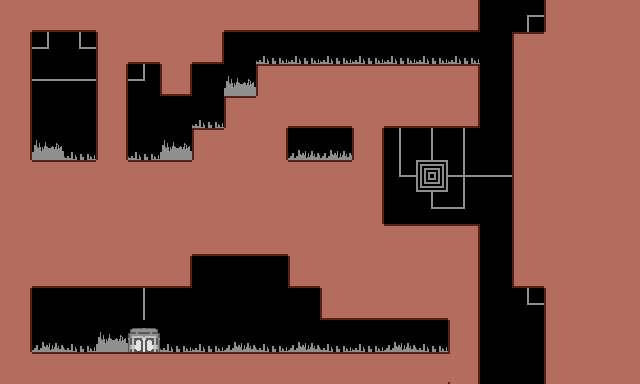

This game map was drawn from its Tiled (.tmx) file and the tilesets committed beside it. A one-line description and the trimmed map source follow:
An orthogonal 20x12 tile map with 32x32 px tiles, 1 tile layer (Tile Layer 1).

<map version="1.0" orientation="orthogonal" width="20" height="12" tilewidth="32" tileheight="32">
 <tileset firstgid="1" name="sprite" tilewidth="32" tileheight="32">
  <image source="../img/sprite.png" trans="ffffff" width="320" height="640" />
 </tileset>
 <layer name="Tile Layer 1" width="20" height="12">
  <data>[240 cells, 209 non-empty, 23 distinct tile ids]</data>
 </layer>
</map>
